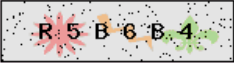
#> input picture images/example.png, 234 x 63 px
$ python -i imgutils.py   (imports and definitions only)
#> lines starting #> are read from the running program, lines starting #| are printed output that depends on the picture
# -*- coding: utf-8 -*-
# @Author: Source
# @Date:   2022-02-20
# @Last Modified by:   Source
# @Last Modified time: 2022-02-24

import base64
from io import BytesIO
from PIL import Image

class imgutils(object):
    """
    utils for image pre-process
    """

    def __init__(self, imgbase64, threshold=115):
        self.imgbase64 = imgbase64
        self.threshold = threshold

    def grayscale(self):
        """
        transfer to Grayscale processing
        """
        img = Image.open(BytesIO(base64.b64decode(self.imgbase64)))
        imgry = img.convert('L')
        threshold = self.threshold
        table = []
        for i in range(256):
            if i < threshold:
                table.append(0)
            else:
                table.append(1)
        imgbin = imgry.point(table, '1')
        return imgbin

    def __sum_9_region_new(self, imgbin, x, y):
        """
        detect noise point
        """
        cur_pixel = imgbin.getpixel((x, y))  # 当前像素点的值
        width = imgbin.width
        height = imgbin.height
        if cur_pixel == 1:  # 如果当前点为白色区域,则不统计邻域值
            return 0
        # 因当前图片的四周都有黑点，所以周围的黑点可以去除
        if y < 3:  # 本例中，前两行的黑点都可以去除
            return 1
        elif y > height - 3:  # 最下面两行
            return 1
        else:  # y不在边界
            if x < 3:  # 前两列
                return 1
            elif x == width - 1:  # 右边非顶点
                return 1
            else:  # 具备9领域条件的
                sum = imgbin.getpixel((x - 1, y - 1)) \
                    + imgbin.getpixel((x - 1, y)) \
                    + imgbin.getpixel((x - 1, y + 1)) \
                    + imgbin.getpixel((x, y - 1)) \
                    + cur_pixel \
                    + imgbin.getpixel((x, y + 1)) \
                    + imgbin.getpixel((x + 1, y - 1)) \
                    + imgbin.getpixel((x + 1, y)) \
                    + imgbin.getpixel((x + 1, y + 1))
                return 9 - sum

    def denoise(self):
        """
        image noise reduction
        """
        imgbin = self.grayscale()
        # 收集所有的噪点
        noise_point_list = []
        for x in range(imgbin.width):
            for y in range(imgbin.height):
                res_9 = self.__sum_9_region_new(imgbin, x, y)
                if (0 < res_9 < 3) and imgbin.getpixel((x, y)) == 0:  # 找到孤立点
                    pos = (x, y)
                    noise_point_list.append(pos)

        # 根据噪点的位置信息，消除二值图片的黑点噪声
        for item in noise_point_list:
            imgbin.putpixel((item[0], item[1]), 1)

        # save image
        out_buffer = BytesIO()
        imgbin.save(out_buffer, format='PNG')
        return base64.b64encode(out_buffer.getvalue())

>>> import cv2
>>> picture = cv2.imread('../images/example.png', cv2.IMREAD_GRAYSCALE)
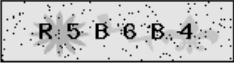
#> picture: shape (63, 234); min 0, max 235, mean 194.1
>>> result = imgutils(picture).denoise()
#> (the run stopped early here; a loop or call above may not have finished)
